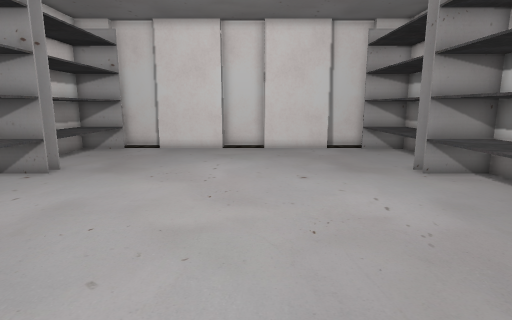
[1] (above)

14 first-person views from a walk through a level from a Godot 3-D game. The camera is 1.3 m above the floor, tilts 10° down and sees 80° across. The floor is counted in squares, 0.5 m on a side. Each view is taken from the middle of a square. On the plan, view 1 faces up. The plan holds only what a view shows up to about 20 squares ahead; the rest is blank. The place goes on beyond the plan. Some surface patterns are stand-ins.

[2]
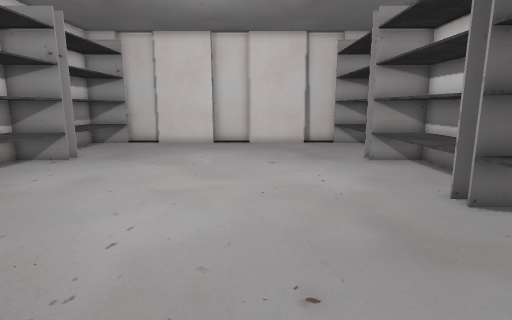

[3]
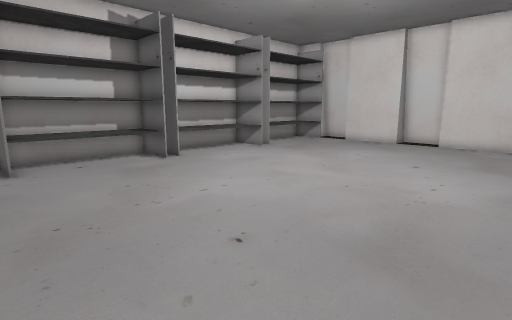

[4]
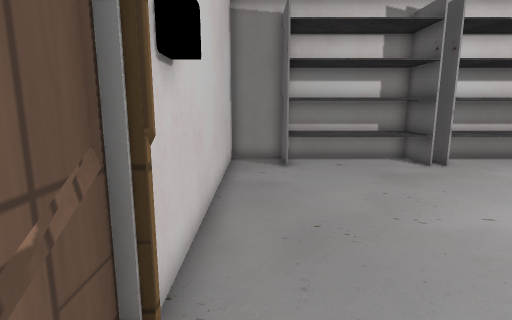

[5]
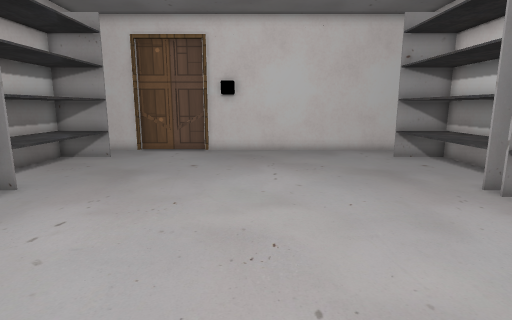

[6]
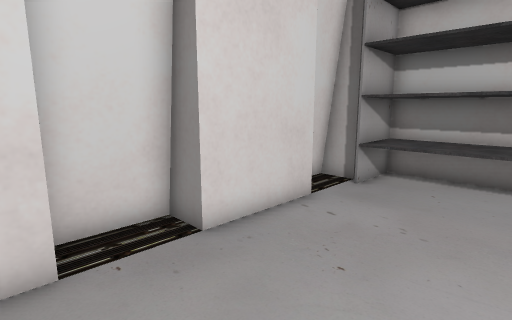

[7]
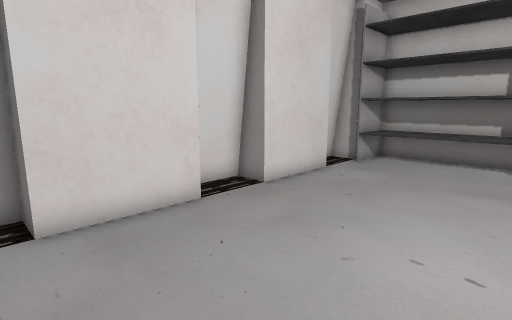

[8]
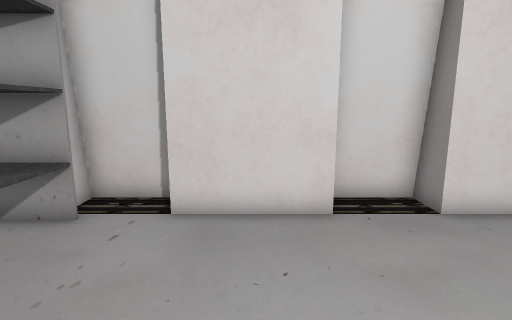

[9]
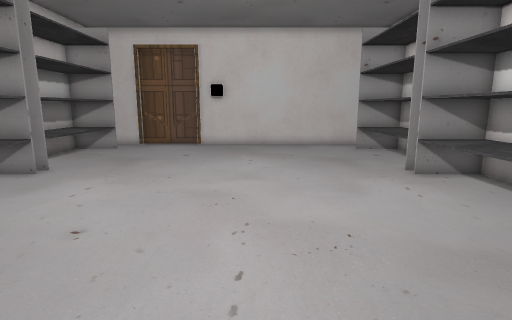

[10]
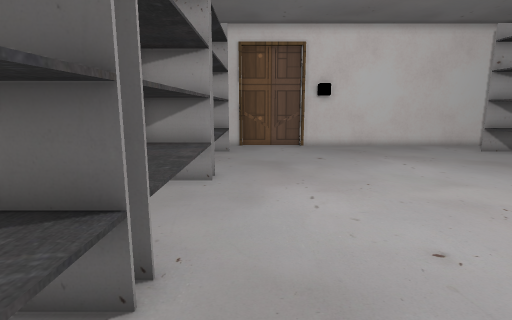

[11]
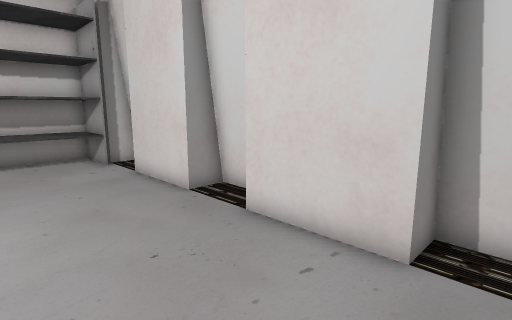

[12]
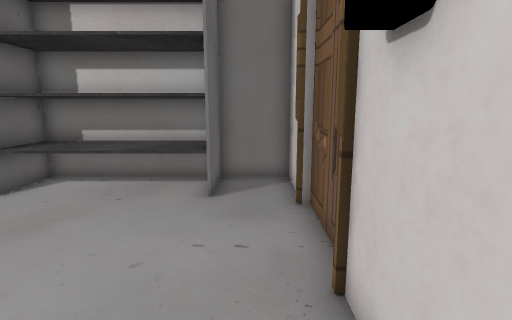

[13]
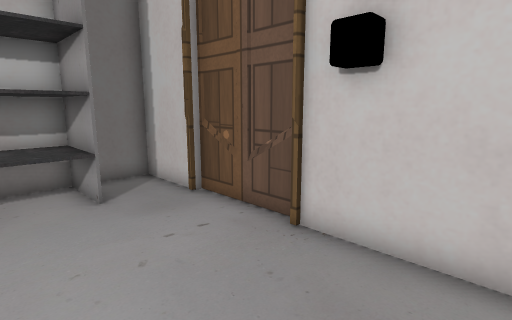

[14]
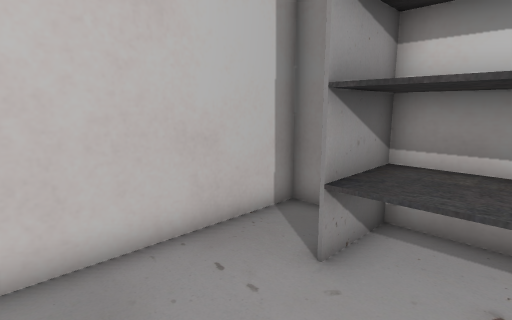

### Floor plan
Key: @ floor where view 1 was taken; # wall or solid block; . floor; = window, fence, low wall or low ledge.
Columns run from 11 left of view 1 to 9 right of it. Each row starts with its distance up from view 1.
 20   ####   ####  ####
 19   ##.#####..####..##
 18   #=..............=#
 17   #=..............=#
 16   #=..............=#
 15   #=..............=#
 14   #=..............=#
 13   #=..............=#
 12   ##..............##
 11   #=..............=#
 10   #=..............=#
  9   #=..............=#
  8   #=..............=#
  7   #=..............=#
  6   #=..............=#
  5   ##..............##
  4   #=..............=#
  3   #=..............=#
  2   #=..............=#
  1   #=..............=#
  0   #=.......@......=#
 -1  ##=..............=##
 -2 ####..............###
 -3 #...................#
 -4 ##############=#=####
 -5              #####

Positions as (right, up) in squares from view 1, and headings:
1: (0, 0), facing up
2: (1, -3), facing up
3: (6, -3), facing up-left
4: (5, -3), facing left
5: (-1, 14), facing down
6: (-3, 14), facing up-right
7: (-7, 12), facing up-right
8: (-4, 12), facing up
9: (-2, 17), facing down
10: (5, 16), facing down
11: (6, 14), facing up-left
12: (-2, -3), facing right
13: (-2, 1), facing down-right
14: (-4, 1), facing down-left
